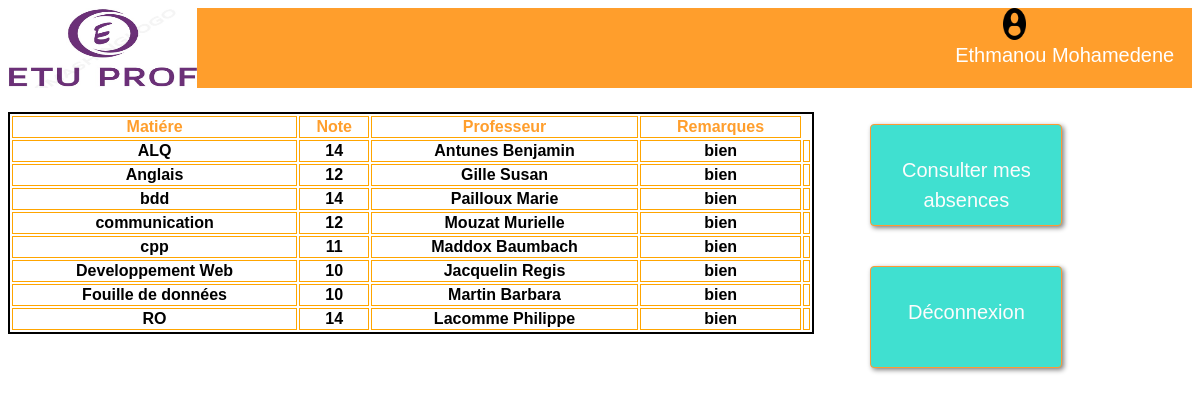
Screenshot of /etudiant_rating/index.php (signed in) with the database file from the repository.
### tables this page shows
CREATE TABLE IF NOT EXISTS `Etudiant` (
  `idEtu` int(11) NOT NULL AUTO_INCREMENT,
  `nomEtu` varchar(50) NOT NULL,
  `prenomEtu` varchar(50) NOT NULL,
  `mailEtu` varchar(100) NOT NULL,
  `motPass` varchar(50) NOT NULL,
  PRIMARY KEY (`idEtu`)
);

CREATE TABLE IF NOT EXISTS `Notes` (
  `idEtu` int(11) NOT NULL,
  `nomCours` varchar(50) NOT NULL,
  `note` int(11) NOT NULL,
  `remarque` varchar(50),
  PRIMARY KEY (`idEtu`, `nomCours`),
  KEY `fk_coursRate` (`nomCours`),
  KEY `fk_idEtud` (`idEtu`)
);

CREATE TABLE IF NOT EXISTS `Professeur` (
  `idProf` int(11) NOT NULL AUTO_INCREMENT,
  `nomProf` varchar(50) NOT NULL,
  `prenomProf` varchar(50) NOT NULL,
  `mailProf` varchar(100) NOT NULL,
  `motPass` varchar(50) NOT NULL,
  `nomCours` varchar(50) NOT NULL,
  PRIMARY KEY (`idProf`),
  KEY `fk_nomCours` (`nomCours`)
);

### etudiant/fonctions.php (called while the page is built, shortened)
<?php
   function db_query($connection, $sql) {
    $result_set = mysqli_query($connection, $sql);
    return $result_set;
  }
 ?>

### etudiant_rating/index.php (the view, shortened to what this page needs)
<?php
	include('../etudiant/fonctions.php');
?>
<html>
	<head>
		<link rel="stylesheet" href="style.css">
	</head>
	<header class="header">
		<div class="logo">
			<img src="../images/logo.jpg">
		</div>
		<div class="profil">
			<img src="../images/photo.png">
			<?php
				$db = db_connect();
				$email = $_SESSION['email'];
				$sql = "SELECT * FROM etudiant where mailEtu = '$email'";
				$result = db_query($db, $sql);
				$data = mysqli_fetch_array($result);
				$name=$data['nomEtu'].' '.$data['prenomEtu'];
				echo "<figcaption> $name </figcaption>";
			?>
		</div>
	</header>
	<body>
		<section class="container">
			<div class="left-half">
				<article>
					<table class="t2">
						<tr>
							<th>Matiére</th>
							<th>Note</th>
							<th>Professeur</th>
							<th> Remarques </th>
						</tr>
						<?php
							$db = db_connect();
							$email = $_SESSION['email'];
							$sql = "SELECT * FROM etudiant where mailEtu = '$email'";
							$result = db_query($db, $sql);
							$data = mysqli_fetch_array($result);
							$sql = "SELECT * FROM notes INNER JOIN professeur
								on notes.nomCours = professeur.nomCours WHERE notes.idEtu = ".$data['idEtu'];
							$result = db_query($db, $sql);
							while($data = mysqli_fetch_array($result)){
								echo '<tr >
										<th class = "t1">'.$data['nomCours'].'</th>
										<th class = "t1">'.$data['note'].'</th>
										<th class = "t1">'.$data['nomProf'].' '.$data['prenomProf'].'</th>
										<th class = "t1">'.$data['remarque'].'</th>
										<th class = "t1"></th>
									  </tr>';
							}
						?>
					</table>
				</article>
			</div>
			<div class="right-half">
				<article>
					<ul class="menu">
						<li>
							<a href="../etudiant_abscences/index.php"><div class="absences">Consulter mes absences</div></a>
						</li>
						<li>
							<a href="../acceuil_premierpage/index.php"><div class="absences">Déconnexion</div></a>
						</li>
					</ul>
				</article>
			</div>
		</section>
	</body>
</html>

### etudiant_rating/style.css (style rules this page uses)
html, body, section { height: 100%; }
body { color: #ff9e2c; font-family: sans-serif; font-size: 1.25rem; line-height: 150%; }
div { display: flex; flex-direction: column; }
.container { display: flex; }
.left-half { flex: 1; flex-basis:70%; padding-top:2%; }
.right-half { flex: 1; flex-basis:30%; padding: 1rem; }
.header { background-color: #ff9e2c; display:flex; height:10%; flex-direction:row; justify-content:space-between; }
.logo { flex-basis:80%; height:100%; }
.logo img { height:100%; width:20%; }
.profil { color:white; flex-basis:20%; }
.profil img { height:40%; width:10%; padding-left:20%; }
.t2 { border : 2px solid black; }
.t2 td, .t2 th { border: 1px solid orange; }
table { width:100%; }
.t1 { color:black; }
.menu { display:flex; flex-direction:column; justify-content:space-between; gap: 40px; }
.menu li { list-style-type:none; text-align:space-between; }
.menu a { box-shadow:2px 2px 5px gray; display:block; text-align:center; background-color:rgb(64,224,208); border-radius:4px; border:1px solid #ff9933; color:rgb(252, 252, 252); text-decoration: none; width:190px; height: 100px; transition:1s; z-index:1; transition: all 1s; }
.absences { padding-top: 30px; padding-right: 0px; padding-bottom: 30px; padding-left: 0px; }

### rows the page displays
etudiant: name "Ethmanou Mohamedene"
notes: professeur.nomCours "ALQ", note "14", professeur.nomProf "Antunes", professeur.prenomProf "Benjamin", remarque "bien"
notes: professeur.nomCours "Anglais", note "12", professeur.nomProf "Gille", professeur.prenomProf "Susan", remarque "bien"
notes: professeur.nomCours "bdd", note "14", professeur.nomProf "Pailloux", professeur.prenomProf "Marie", remarque "bien"
notes: professeur.nomCours "communication", note "12", professeur.nomProf "Mouzat", professeur.prenomProf "Murielle", remarque "bien"
notes: professeur.nomCours "cpp", note "11", professeur.nomProf "Maddox", professeur.prenomProf "Baumbach", remarque "bien"
notes: professeur.nomCours "Developpement Web", note "10", professeur.nomProf "Jacquelin", professeur.prenomProf "Regis", remarque "bien"
notes: professeur.nomCours "Fouille de données", note "10", professeur.nomProf "Martin", professeur.prenomProf "Barbara", remarque "bien"
notes: professeur.nomCours "RO", note "14", professeur.nomProf "Lacomme", professeur.prenomProf "Philippe", remarque "bien"
